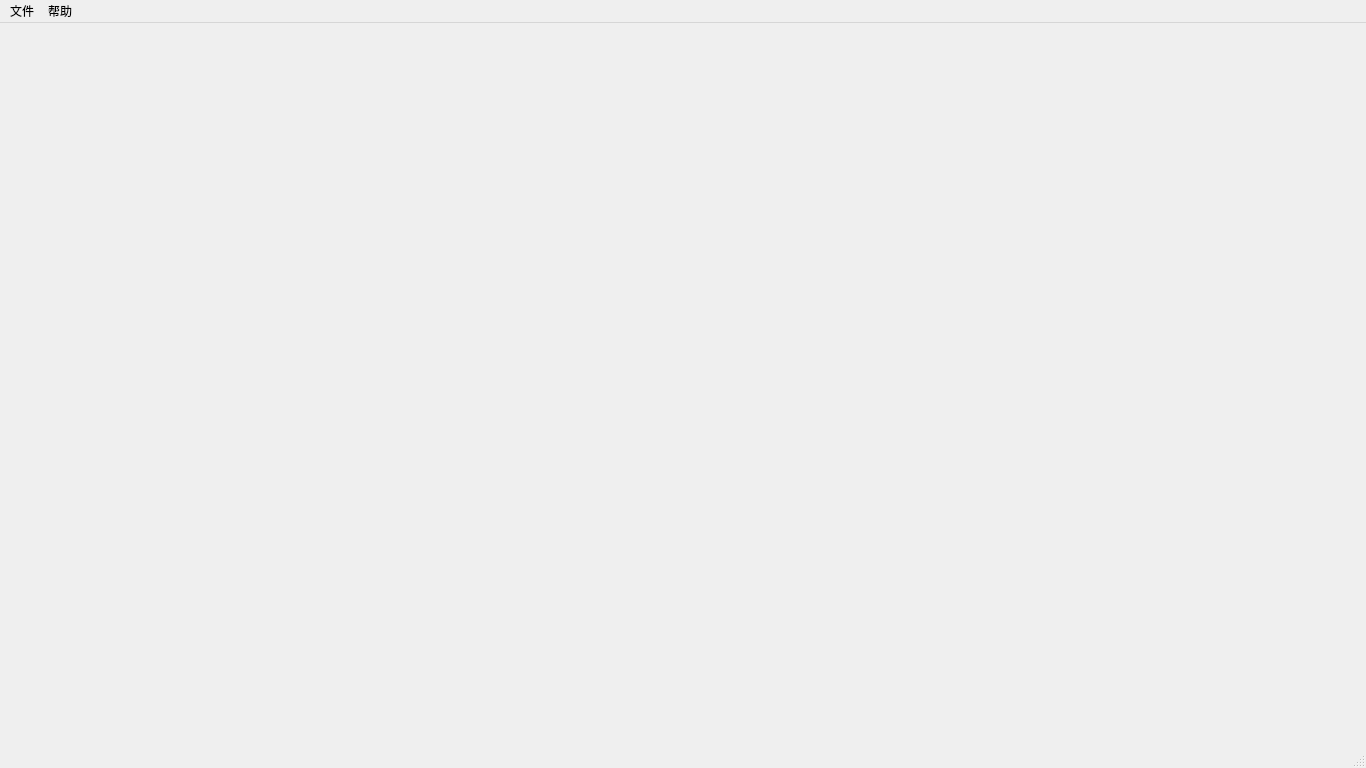
<?xml version="1.0" encoding="UTF-8"?>
<ui version="4.0">
 <class>MainWindow</class>
 <widget class="QMainWindow" name="MainWindow">
  <property name="geometry">
   <rect>
    <x>0</x>
    <y>0</y>
    <width>1366</width>
    <height>768</height>
   </rect>
  </property>
  <property name="windowTitle">
   <string>MainWindow</string>
  </property>
  <widget class="QWidget" name="centralwidget"/>
  <widget class="QMenuBar" name="menubar">
   <property name="geometry">
    <rect>
     <x>0</x>
     <y>0</y>
     <width>1366</width>
     <height>26</height>
    </rect>
   </property>
   <widget class="QMenu" name="menu">
    <property name="title">
     <string>文件</string>
    </property>
    <addaction name="actionnew"/>
    <addaction name="actionopen"/>
    <addaction name="separator"/>
    <addaction name="actionprint"/>
    <addaction name="actionexport"/>
    <addaction name="separator"/>
    <addaction name="actionsetting"/>
    <addaction name="separator"/>
    <addaction name="actionclose"/>
    <addaction name="actioncloseall"/>
    <addaction name="separator"/>
    <addaction name="actionquit"/>
   </widget>
   <widget class="QMenu" name="menu_4">
    <property name="title">
     <string>帮助</string>
    </property>
    <addaction name="actionviewmanual"/>
   </widget>
   <addaction name="menu"/>
   <addaction name="menu_4"/>
  </widget>
  <widget class="QStatusBar" name="statusbar"/>
  <action name="actionviewmanual">
   <property name="text">
    <string>查看帮助手册</string>
   </property>
  </action>
  <action name="actionnew">
   <property name="text">
    <string>新建</string>
   </property>
   <property name="shortcut">
    <string>Ctrl+N</string>
   </property>
  </action>
  <action name="actionopen">
   <property name="text">
    <string>打开</string>
   </property>
   <property name="shortcut">
    <string>Ctrl+O</string>
   </property>
  </action>
  <action name="actionclose">
   <property name="text">
    <string>关闭当前</string>
   </property>
   <property name="shortcut">
    <string>Ctrl+Q</string>
   </property>
  </action>
  <action name="actionexport">
   <property name="text">
    <string>导出</string>
   </property>
  </action>
  <action name="actionquit">
   <property name="text">
    <string>退出</string>
   </property>
  </action>
  <action name="actionprint">
   <property name="text">
    <string>打印</string>
   </property>
   <property name="shortcut">
    <string>Ctrl+P</string>
   </property>
  </action>
  <action name="actionsetting">
   <property name="text">
    <string>设置</string>
   </property>
  </action>
  <action name="actioncloseall">
   <property name="text">
    <string>关闭所有</string>
   </property>
  </action>
 </widget>
 <resources/>
 <connections/>
</ui>
